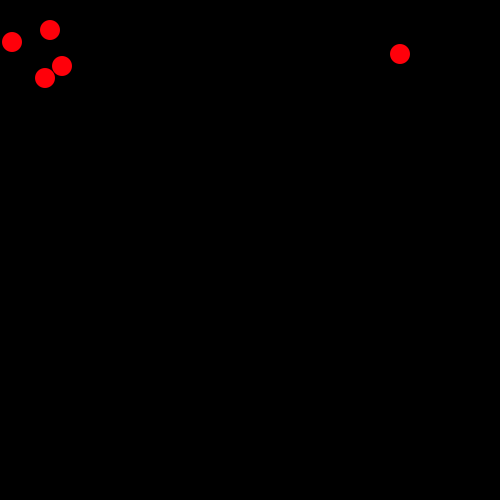
Frame 1 (no input)
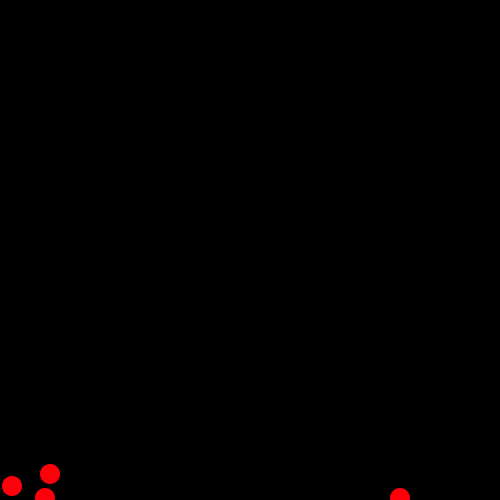
Frame 60 (the mouse pressed at the canvas centre just before this capture)
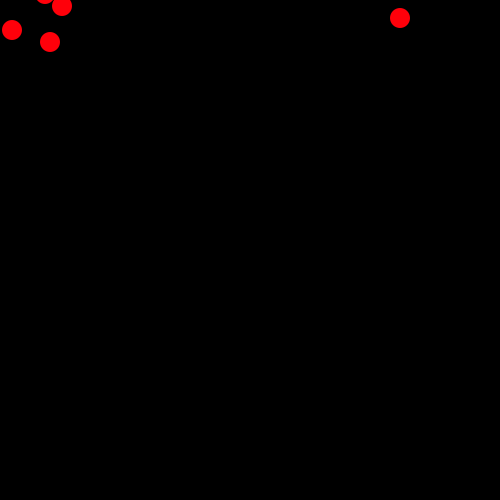
Frame 120 (the mouse held since frame 60 and released just before this capture)

The Processing sketch that drew these frames (run headless with seeded random() and noise(); from frame 60 on, the mouse is pressed at the canvas centre):

// Processing sketch: processing_66295
// ── processing_66295.pde

int a = 12;
int yaxis = 30;

void setup(){
  size(500, 500);
  background(122,23,23);
  noStroke();
  frameRate(30);
  smooth();
}

void draw(){
  background(0);
  fill(500, 0, 10);
  ellipse(50, yaxis, 20, 20);
 
  yaxis +=a; 
  if(yaxis >500 || yaxis<0){
  a*= -1;
 }




  fill(500, 0, 10);
  ellipse(12, yaxis, 20, 20);
 
  yaxis +=a; 
  if(yaxis >500 || yaxis<0){
  a*= -1;
  }


  fill(500, 0, 10);
  ellipse(400, yaxis, 20, 20);
 
  yaxis +=a; 
  if(yaxis >500 || yaxis<0){
  a*= -1;  
  }
  
  
  fill(500, 0, 10);
  ellipse(62, yaxis, 20, 20);
 
  yaxis +=a; 
  if(yaxis >500 || yaxis<0){
  a*= -1;
  }


  fill(500, 0, 10);
  ellipse(45, yaxis, 20, 20);
 
  yaxis +=a; 
  if(yaxis >500 || yaxis<0){
  a*= -1;  
  
  }}
